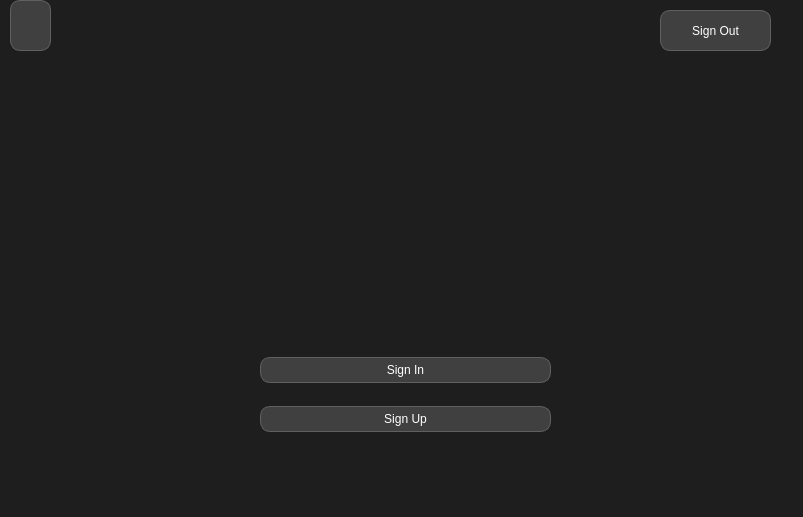
<?xml version="1.0" encoding="UTF-8"?>
<ui version="4.0">
 <class>MainWindow</class>
 <widget class="QMainWindow" name="MainWindow">
  <property name="geometry">
   <rect>
    <x>0</x>
    <y>0</y>
    <width>803</width>
    <height>517</height>
   </rect>
  </property>
  <property name="sizePolicy">
   <sizepolicy hsizetype="Fixed" vsizetype="Fixed">
    <horstretch>0</horstretch>
    <verstretch>0</verstretch>
   </sizepolicy>
  </property>
  <property name="windowTitle">
   <string>StockExchange</string>
  </property>
  <property name="styleSheet">
   <string notr="true">QWidget {
    background-color: #1E1E1E;
    color: #FFFFFF;
}

QMainWindow::titleBar {
    background-color: #1E1E1E;
}

QLineEdit, QTextEdit, QPlainTextEdit {
    background-color: #2E2E2E;
    color: #FFFFFF;
}

QPushButton {
    background-color: #404040;
    color: #FFFFFF;
    border: 1px solid #606060;
    border-radius: 10px; 
    padding: 5px 10px;  
}
</string>
  </property>
  <widget class="QWidget" name="centralwidget">
   <widget class="QLabel" name="ServerMessageInitScreen">
    <property name="geometry">
     <rect>
      <x>90</x>
      <y>100</y>
      <width>621</width>
      <height>141</height>
     </rect>
    </property>
    <property name="font">
     <font>
      <pointsize>25</pointsize>
     </font>
    </property>
    <property name="text">
     <string/>
    </property>
    <property name="alignment">
     <set>Qt::AlignCenter</set>
    </property>
   </widget>
   <widget class="QPushButton" name="Logout">
    <property name="geometry">
     <rect>
      <x>660</x>
      <y>10</y>
      <width>111</width>
      <height>41</height>
     </rect>
    </property>
    <property name="text">
     <string>Sign Out</string>
    </property>
   </widget>
   <widget class="QLabel" name="LoggedAs">
    <property name="geometry">
     <rect>
      <x>70</x>
      <y>10</y>
      <width>221</width>
      <height>31</height>
     </rect>
    </property>
    <property name="text">
     <string/>
    </property>
   </widget>
   <widget class="QStackedWidget" name="layoutwidget">
    <property name="geometry">
     <rect>
      <x>30</x>
      <y>330</y>
      <width>741</width>
      <height>131</height>
     </rect>
    </property>
    <property name="currentIndex">
     <number>0</number>
    </property>
    <widget class="QWidget" name="page">
     <widget class="QWidget" name="gridLayoutWidget">
      <property name="geometry">
       <rect>
        <x>230</x>
        <y>10</y>
        <width>291</width>
        <height>111</height>
       </rect>
      </property>
      <layout class="QGridLayout" name="NotLoggedLayout">
       <item row="2" column="0">
        <widget class="QPushButton" name="Register">
         <property name="text">
          <string>Sign Up</string>
         </property>
        </widget>
       </item>
       <item row="1" column="0">
        <widget class="QPushButton" name="Login">
         <property name="text">
          <string>Sign In</string>
         </property>
         <property name="autoDefault">
          <bool>true</bool>
         </property>
        </widget>
       </item>
      </layout>
     </widget>
    </widget>
    <widget class="QWidget" name="gridStackedWidget_2Page1">
     <layout class="QGridLayout" name="LoggedLayout">
      <item row="0" column="2">
       <widget class="QPushButton" name="Transactions">
        <property name="text">
         <string>My Transactions</string>
        </property>
       </widget>
      </item>
      <item row="0" column="1">
       <widget class="QPushButton" name="Bids">
        <property name="text">
         <string>My Bids</string>
        </property>
       </widget>
      </item>
      <item row="0" column="3">
       <widget class="QPushButton" name="Quotations">
        <property name="text">
         <string>View quotations</string>
        </property>
       </widget>
      </item>
      <item row="0" column="0">
       <widget class="QPushButton" name="CreateBid">
        <property name="text">
         <string>Create Bid</string>
        </property>
       </widget>
      </item>
     </layout>
    </widget>
   </widget>
   <widget class="QPushButton" name="Settings">
    <property name="geometry">
     <rect>
      <x>10</x>
      <y>0</y>
      <width>41</width>
      <height>51</height>
     </rect>
    </property>
    <property name="text">
     <string/>
    </property>
    <property name="icon">
     <iconset>
      <normaloff>resources/settings-cog.svg</normaloff>
      <normalon>resources/settings-cog.svg</normalon>resources/settings-cog.svg</iconset>
    </property>
    <property name="iconSize">
     <size>
      <width>35</width>
      <height>355</height>
     </size>
    </property>
   </widget>
  </widget>
  <widget class="QMenuBar" name="menubar">
   <property name="geometry">
    <rect>
     <x>0</x>
     <y>0</y>
     <width>803</width>
     <height>37</height>
    </rect>
   </property>
  </widget>
  <widget class="QStatusBar" name="statusbar"/>
 </widget>
 <resources/>
 <connections/>
</ui>
